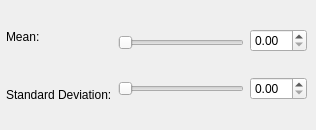
            <widget class="QWidget" name="page_22">
             <widget class="QWidget" name="layoutWidget_12">
              <property name="geometry">
               <rect>
                <x>6</x>
                <y>10</y>
                <width>301</width>
                <height>111</height>
               </rect>
              </property>
              <layout class="QHBoxLayout" name="horizontalLayout_32">
               <item>
                <layout class="QVBoxLayout" name="verticalLayout_4">
                 <item>
                  <widget class="QLabel" name="label_48">
                   <property name="text">
                    <string>Mean:</string>
                   </property>
                  </widget>
                 </item>
                 <item>
                  <widget class="QLabel" name="label_49">
                   <property name="text">
                    <string>Standard Deviation:</string>
                   </property>
                  </widget>
                 </item>
                </layout>
               </item>
               <item>
                <layout class="QVBoxLayout" name="verticalLayout_8">
                 <item>
                  <widget class="QSlider" name="horizontalSlider_37">
                   <property name="orientation">
                    <enum>Qt::Horizontal</enum>
                   </property>
                  </widget>
                 </item>
                 <item>
                  <widget class="QSlider" name="horizontalSlider_42">
                   <property name="orientation">
                    <enum>Qt::Horizontal</enum>
                   </property>
                  </widget>
                 </item>
                </layout>
               </item>
               <item>
                <layout class="QVBoxLayout" name="verticalLayout_9">
                 <item>
                  <widget class="QDoubleSpinBox" name="doubleSpinBox_7"/>
                 </item>
                 <item>
                  <widget class="QDoubleSpinBox" name="doubleSpinBox_8"/>
                 </item>
                </layout>
               </item>
              </layout>
             </widget>
            </widget>
